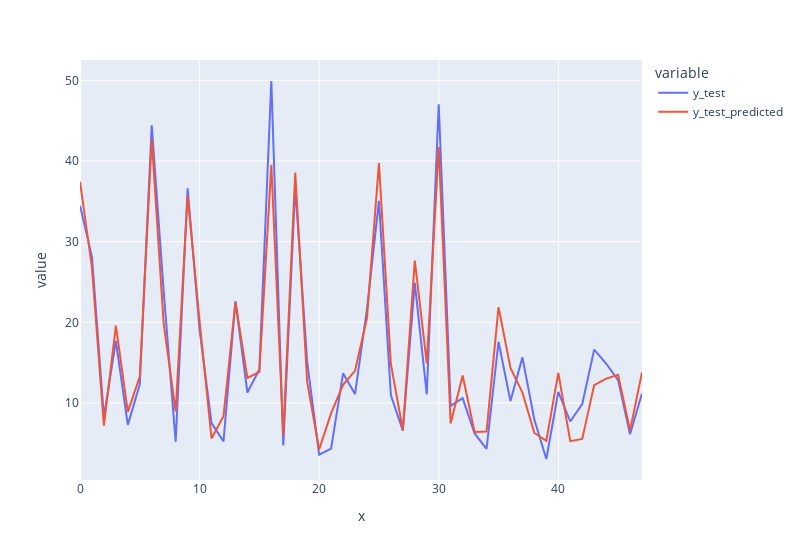

Notebook code cell kept with this figure:
### Code cell
y_df = pd.DataFrame ( { 'y_test' : y_test, 'y_test_predicted': y_test_predicted } )
px.line ( y_df, x = range ( len (y_test) ), y = ["y_test", 'y_test_predicted'], width = 800 )

### Figure 1 — Plotly figure (JSON) as saved in the notebook; plotly's stock layout.template omitted (floating-point values rounded to 4 significant figures)
{"data": [{"hovertemplate": "variable=y_test<br>x=%{x}<br>value=%{y}<extra></extra>", "legendgroup": "y_test", "line": {"color": "#636efa", "dash": "solid"}, "marker": {"symbol": "circle"}, "mode": "lines", "name": "y_test", "orientation": "v", "showlegend": true, "type": "scatter", "x": [0, 1, 2, 3, 4, 5, 6, 7, 8, 9, 10, 11, 12, 13, 14, 15, 16, 17, 18, 19, 20, 21, 22, 23, 24, 25, 26, 27, 28, 29, 30, 31, 32, 33, 34, 35, 36, 37, 38, 39, 40, 41, 42, 43, 44, 45, 46, 47], "xaxis": "x", "y": [34.46, 28.12, 8.26, 17.7, 7.28, 12.31, 44.44, 23.81, 5.18, 36.62, 19.05, 7.5, 5.24, 22.61, 11.29, 14.14, 49.92, 4.74, 36.8, 15.07, 3.59, 4.33, 13.67, 11.1, 21.64, 35.06, 10.94, 6.57, 24.88, 11.07, 47.03, 9.64, 10.6, 6.22, 4.31, 17.59, 10.23, 15.65, 7.92, 3.05, 11.38, 7.7, 9.85, 16.61, 14.89, 12.83, 6.12, 11.18], "yaxis": "y"}, {"hovertemplate": "variable=y_test_predicted<br>x=%{x}<br>value=%{y}<extra></extra>", "legendgroup": "y_test_predicted", "line": {"color": "#EF553B", "dash": "solid"}, "marker": {"symbol": "circle"}, "mode": "lines", "name": "y_test_predicted", "orientation": "v", "showlegend": true, "type": "scatter", "x": [0, 1, 2, 3, 4, 5, 6, 7, 8, 9, 10, 11, 12, 13, 14, 15, 16, 17, 18, 19, 20, 21, 22, 23, 24, 25, 26, 27, 28, 29, 30, 31, 32, 33, 34, 35, 36, 37, 38, 39, 40, 41, 42, 43, 44, 45, 46, 47], "xaxis": "x", "y": [37.43, 26.81, 7.194, 19.6, 8.888, 13.26, 42.68, 19.79, 8.948, 35.77, 20.14, 5.589, 8.352, 22.49, 13.1, 13.87, 39.53, 5.986, 38.57, 12.58, 4.222, 8.743, 12.26, 13.99, 20.53, 39.73, 14.82, 6.652, 27.64, 14.9, 41.74, 7.472, 13.4, 6.411, 6.455, 21.89, 14.34, 11.28, 6.278, 5.315, 13.73, 5.261, 5.543, 12.21, 13.02, 13.5, 6.595, 13.79], "yaxis": "y"}], "layout": {"legend": {"title": {"text": "variable"}, "tracegroupgap": 0}, "margin": {"t": 60}, "width": 800, "xaxis": {"anchor": "y", "domain": [0, 1], "title": {"text": "x"}}, "yaxis": {"anchor": "x", "domain": [0, 1], "title": {"text": "value"}}}}
